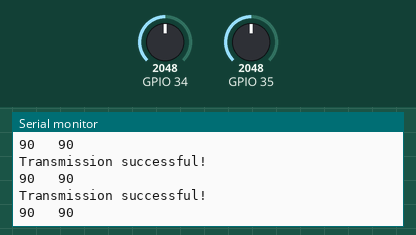
The sketch below on a simulated ESP32. Parts: the last lines printed to the serial monitor. The inputs (shaded band) are chosen by the test bench; at power-on: GPIO 34 = 2048, GPIO 35 = 2048. No radio packets arrive unless stated.

Above: at 1.2 s.
1.3 s: GPIO 34 set to 2866
At 1.32 s:
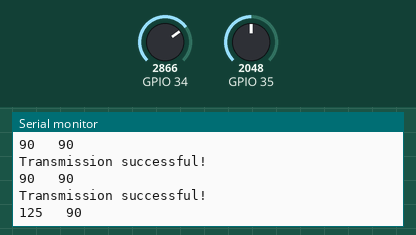
2.8 s: GPIO 35 set to 2866
At 2.83 s:
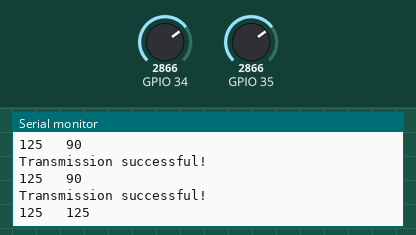
4.3 s: GPIO 34 set to 3603
At 4.33 s:
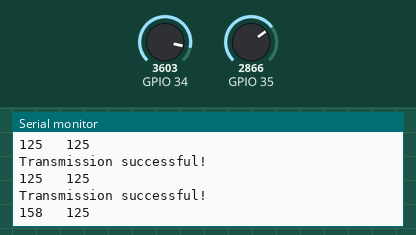
5.8 s: GPIO 35 set to 3603
At 5.84 s:
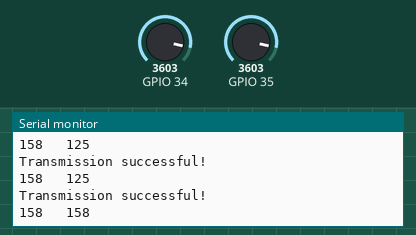
Timing chart, 0 to 8.3 s (numbered marks = the images above; inputs shaded):
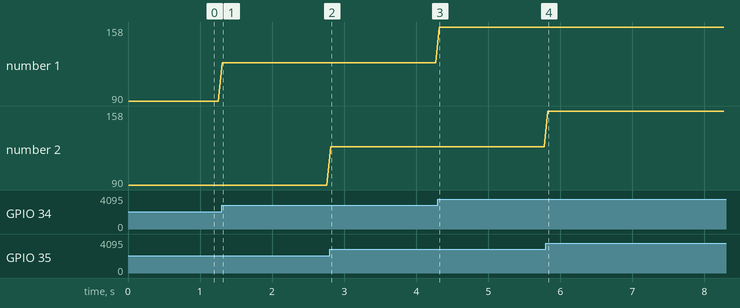

Measured:
- after the input at 1.3 s, the serial monitor: prints a new line at once (image 1)
- after the input at 2.8 s, the serial monitor: prints a new line at once (image 2)
- after the input at 4.3 s, the serial monitor: prints a new line at once (image 3)
- after the input at 5.8 s, the serial monitor: prints a new line at once (image 4)
- plotted number 1: 90 → 125 after the input at 1.3 s, 125 → 158 after the input at 4.3 s

The sketch:

PlaneController.ino
```cpp
#include <Arduino.h>
#include <SPI.h>                      //the communication interface with the modem
#include "RF24.h"                     //the library which helps us to control the radio modem

#define CE_PIN  22
#define CSN_PIN 21
// instantiate an object for the nRF24L01 transceiver
RF24 radio(CE_PIN, CSN_PIN);

uint8_t address[][6] = { "1Node", "2Node" };
bool radioNumber = 0;
bool role = true;  // true = TX node, false = RX node


int msg[32];
int sendDelay = 50;


void setup(void) {
  Serial.begin(115200);
  while (!Serial);
  if (!radio.begin()) {
    Serial.println(F("radio hardware is not responding!!"));
    while (!radio.begin()) {
      Serial.print(".");
      delay(100);
    }
  } else {
    Serial.println(F("Radio started"));
  }

  radio.setPALevel(RF24_PA_LOW);  // RF24_PA_MAX is default.

  radio.openWritingPipe(address[radioNumber]);  // always uses pipe 0
  radio.openReadingPipe(1, address[!radioNumber]);  // using pipe 1

  if (role) {
    radio.stopListening();  // put radio in TX mode
  } else {
    radio.startListening();  // put radio in RX mode
  }


}

struct ControllerData
{
  int leftVertical = 0;
  int leftHorizontal = 0;
  int rightVertical = 0;
  int rightHorizontal = 0;
};

ControllerData controllerData;

void loop(void) {
  controllerData.leftVertical =  map(analogRead(34), 0, 4095, 0, 180);
  controllerData.leftHorizontal = map(analogRead(35), 0, 4095, 0, 180);
  bool report = radio.write(&controllerData, sizeof(controllerData));
  if (report) {
    Serial.println(F("Transmission successful! "));  // payload was delivered
    Serial.print(controllerData.leftVertical);
    Serial.print("   ");
    Serial.println(controllerData.leftHorizontal);
    delay(sendDelay);
  } else {
    Serial.println(F("Transmission failed or timed out"));  // payload was not delivered
  }
}
```
